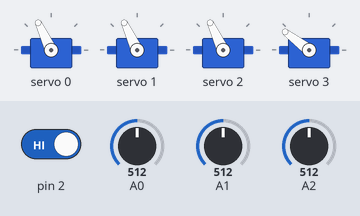
Bench run of a sketch on a simulated Arduino Uno, built with avr-gcc and run on an emulated ATmega328P. Shown: 4 × servo. The inputs (shaded band) are chosen by the test bench; at power-on: A0 = 512, A1 = 512, A2 = 512, pin 2 HIGH. What the sketch prints to the serial monitor is not drawn.

Above: at 1.2 s.
1.3 s: A0 set to 680
At 2.0 s:
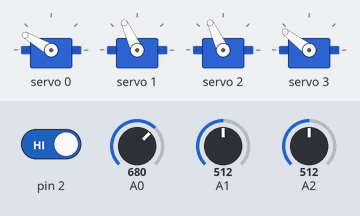
2.8 s: A1 set to 680
At 4.0 s:
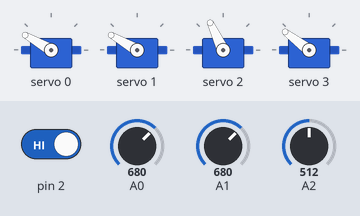
4.3 s: A2 set to 680
At 5.3 s:
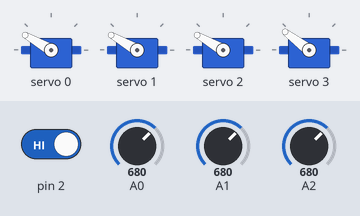
5.8 s: pin 2 driven LOW
At 6.3 s:
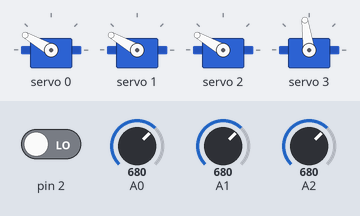
7.3 s: A0 set to 511
At 8.0 s:
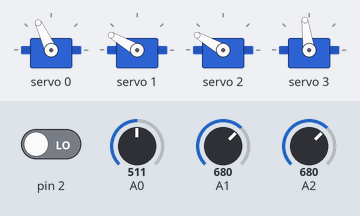
8.8 s: A1 set to 511
At 10.2 s:
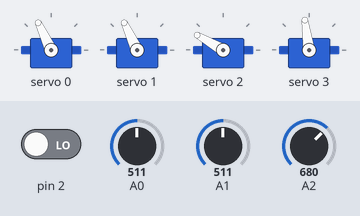
Timing chart, 0 to 11.3 s (numbered marks = the images above; inputs shaded):
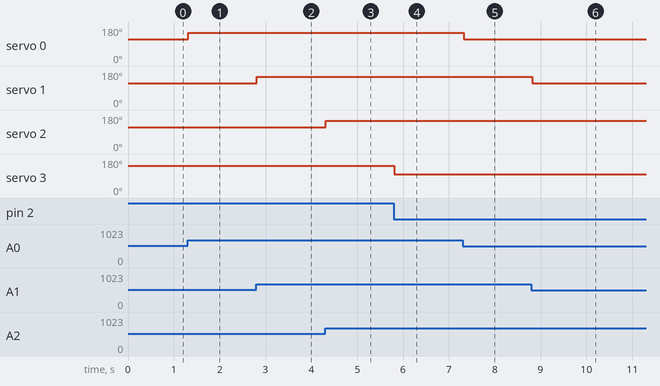

The sketch:

roboticArm.ino
```cpp
#include <Wire.h>
#include <Adafruit_PWMServoDriver.h>

Adafruit_PWMServoDriver drive = Adafruit_PWMServoDriver();

int degreesMin = 80;
int degreesMax = 120;
int pwmMin = 150;
int pwmMax = 670;
int onPose = 0, offPose = 0;

void setup(){
  Serial.begin(9600);
  Serial.println("New Test");
  pinMode(2, INPUT);

  drive.begin();
  drive.setPWMFreq(60);

  offPose = map(degreesMin, 0, 180, pwmMin, pwmMax);
  onPose = map(degreesMax, 0, 180, pwmMin, pwmMax);

  yield();
}

void loop(){
  int base = analogRead(0);
  int first = analogRead(1);
  int second = analogRead(2);

  base = map(base, 0, 1023, 150, 700);
  first = map(first, 0, 1023, 150, 700);
  second = map(second, 0, 1023, 150, 700);

  drive.setPWM(0, 0, base);
  drive.setPWM(1, 0, first);
  drive.setPWM(2, 0, second);

  if(digitalRead(2) == LOW)
  {
    drive.setPWM(3, 0, offPose);
  }else{
    drive.setPWM(3, 0, onPose);
  }
  delay(15);
}
```

Measured:
- after the input at 1.3 s, servo 0: 115° → 150° at once
- after the input at 2.8 s, servo 1: 115° → 150° at once
- after the input at 4.3 s, servo 2: 115° → 150° at once
- after the input at 5.8 s, servo 3: 143° → 98° at once
- after the input at 7.3 s, servo 0: 150° → 115° at once
- after the input at 8.8 s, servo 1: 150° → 115° at once
